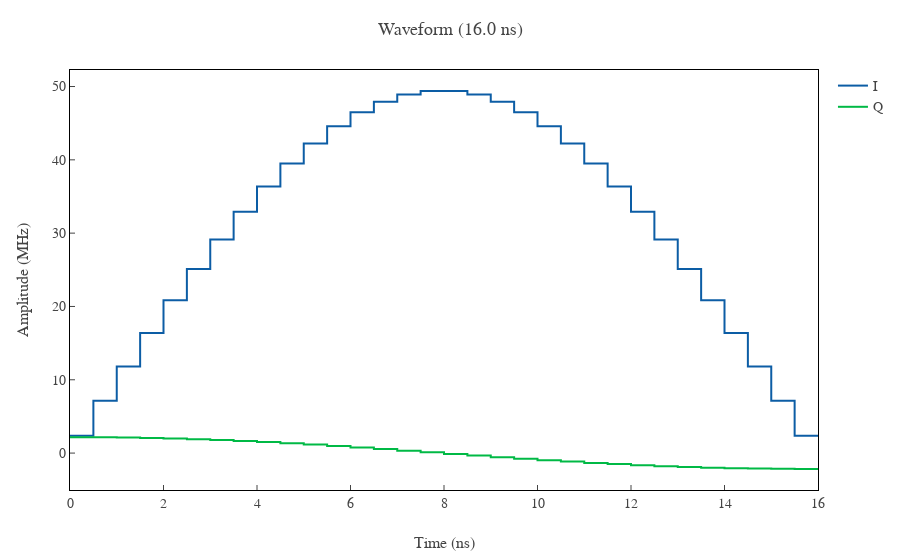

Notebook cell for this chart:
### Code cell
pi_pulse = qp.Drag(
    duration=drag_duration,
    amplitude=es.result.xbest[0],
    beta=es.result.xbest[1],
)
pi_pulse.plot(divide_by_two_pi=True)

result = simulator.mesolve(
    controls=[
        Control(
            target=control_qubit.label,
            frequency=control_qubit.frequency,
            waveform=pi_pulse,
        )
    ],
    initial_state=simulator.system.ground_state,
)
result.display_bloch_sphere(control_qubit.label)
result.show_last_population(control_qubit.label)

### Figure 1 — Plotly figure (JSON) as saved in the notebook; plotly's stock layout.template omitted (floating-point values rounded to 4 significant figures)
{"data": [{"line": {"shape": "hv"}, "mode": "lines", "name": "I", "type": "scatter", "x": [0, 0.5, 1, 1.5, 2, 2.5, 3, 3.5, 4, 4.5, 5, 5.5, 6, 6.5, 7, 7.5, 8, 8.5, 9, 9.5, 10, 10.5, 11, 11.5, 12, 12.5, 13, 13.5, 14, 14.5, 15, 15.5, 16], "y": [2.381, 7.125, 11.81, 16.4, 20.84, 25.1, 29.14, 32.91, 36.37, 39.5, 42.24, 44.58, 46.48, 47.93, 48.9, 49.39, 49.39, 48.9, 47.93, 46.48, 44.58, 42.24, 39.5, 36.37, 32.91, 29.14, 25.1, 20.84, 16.4, 11.81, 7.125, 2.381, 2.381]}, {"line": {"shape": "hv"}, "mode": "lines", "name": "Q", "type": "scatter", "x": [0, 0.5, 1, 1.5, 2, 2.5, 3, 3.5, 4, 4.5, 5, 5.5, 6, 6.5, 7, 7.5, 8, 8.5, 9, 9.5, 10, 10.5, 11, 11.5, 12, 12.5, 13, 13.5, 14, 14.5, 15, 15.5, 16], "y": [2.171, 2.153, 2.118, 2.063, 1.989, 1.896, 1.783, 1.653, 1.505, 1.34, 1.161, 0.9686, 0.7652, 0.553, 0.3344, 0.1119, -0.1119, -0.3344, -0.553, -0.7652, -0.9686, -1.161, -1.34, -1.505, -1.653, -1.783, -1.896, -1.989, -2.063, -2.118, -2.153, -2.171, -2.171]}], "layout": {"title": {"text": "Waveform (16.0 ns)"}, "xaxis": {"title": {"text": "Time (ns)"}}, "yaxis": {"title": {"text": "Amplitude (MHz)"}}}}
